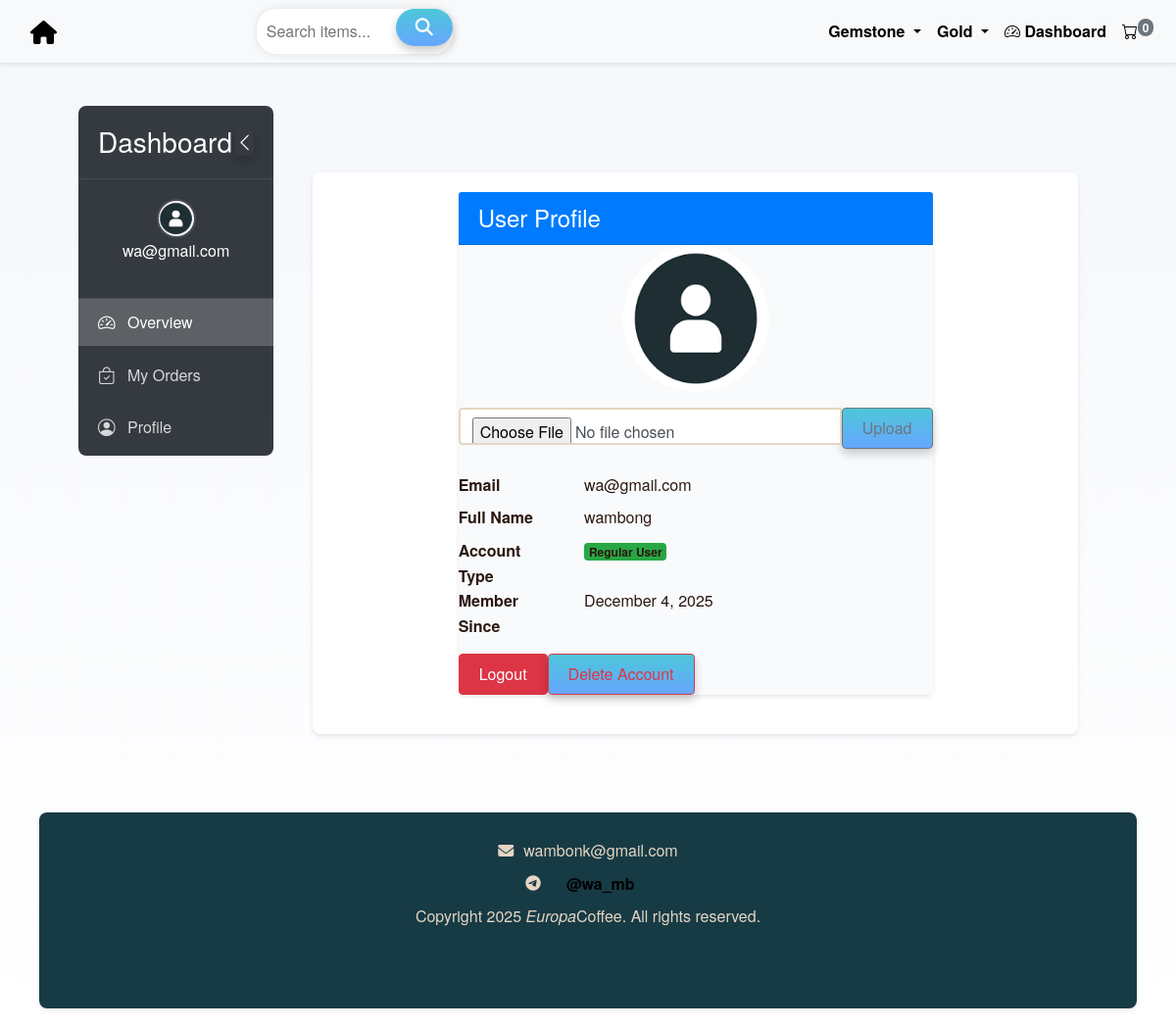
The app's page /accounts/profile/ (signed in) with its own data.
### orders/models.py (models this page shows, shortened)
class Category(models.Model):
    name = models.CharField(max_length=100, unique=True)
    slug = models.SlugField(max_length=120, unique=True, editable=False)  # not editable
    parent = models.ForeignKey(
        'self',
        on_delete=models.CASCADE,
        related_name='subcategories',
        blank=True,
        null=True,
        help_text="Parent category, leave blank if this is a top-level category."
    )
    class Meta:
        verbose_name_plural = 'Categories'
        ordering = ['name']

### accounts/models.py (models this page shows, shortened)
class CustomUser(AbstractBaseUser, PermissionsMixin):
    email = models.EmailField(unique=True)
    full_name = models.CharField(max_length=255, blank=True)
    profile_pic = models.ImageField(
        upload_to=user_profile_pic_path,
        default='default_avatars/default.png',
        blank=True,
        null=True
    )
    is_active = models.BooleanField(default=True)
    is_staff = models.BooleanField(default=False)
    date_joined = models.DateTimeField(default=timezone.now)
    country = models.CharField(max_length=255, blank=True, null=True)
    state = models.CharField(max_length=255, blank=True, null=True)
    objects = CustomUserManager()
    USERNAME_FIELD = 'email'
    REQUIRED_FIELDS = ['full_name']
    def get_full_name(self):
        return self.full_name or self.email
    def get_profile_pic_url(self):
        if self.profile_pic and default_storage.exists(self.profile_pic.name):
            return self.profile_pic.url
        return '/static/default_avatars/default.png'  # Fallback URL

### accounts/views.py (the view)
# urls.py: path('profile/', views.profile_view, name='profile'),
@login_required
def profile_view(request):
    return render(request, 'accounts/profile.html', {'user': request.user})

### accounts/context_processors.py (called while the page is built)
def user_profile(request):
    if request.user.is_authenticated:
        return {
            'user_profile_pic': request.user.get_profile_pic_url()
        }
    return {}

### orders/context_processors.py (called while the page is built)
def cart_item_count(request):
    count = 0
    try:
        if request.user.is_authenticated:
            cart = Cart.objects.filter(user=request.user).first()
        else:
            session_id = request.session.session_key
            if not session_id:
                request.session.create()
                session_id = request.session.session_key
            cart = Cart.objects.filter(session_id=session_id).first()
        if cart:
            count = sum(item.quantity for item in cart.items.all())
    except Exception:
        count = 0  # Safe fallback
    return {'cart_item_count': count}

def categories_processor(request):
    return {
        'nav_categories': Category.objects.filter(parent__isnull=True).prefetch_related('subcategories')
    }

### templates/accounts/profile.html (shortened to what this page needs)
{% extends "dashboard/base.html" %}
{% block dashboard_content %}
<div class="container mt-5">
    <div class="row justify-content-center">
        <div class="col-md-8">
            <div class="card">
                <div class="card-header bg-primary text-white">
                    <h4 class="mb-0">User Profile</h4>
                </div>
                <div class="card-body">
                    <div class="text-center mb-4">
                        <img src="{{ user.get_profile_pic_url }}"
                             class="rounded-circle"
                             width="150"
                             height="150"
                             alt="Profile Picture">
                        <div class="mt-3">
                            <form method="post" enctype="multipart/form-data" action="{% url 'update_profile_pic' %}">
                                <div class="input-group mb-3">
                                    <input type="file" class="form-control" name="profile_pic" accept="image/*">
                                    <button class="btn btn-outline-secondary" type="submit">Upload</button>
                                </div>
                            </form>
                        </div>
                    </div>
                    <dl class="row">
                        <dt class="col-sm-3">Email</dt>
                        <dd class="col-sm-9">{{ user.email }}</dd>
                        <dt class="col-sm-3">Full Name</dt>
                        <dd class="col-sm-9">{{ user.get_full_name }}</dd>
                        <dt class="col-sm-3">Account Type</dt>
                        <dd class="col-sm-9">
                            {% if user.is_superuser %}
                                <span class="badge bg-danger">Superuser</span>
                            {% elif user.is_staff %}
                                <span class="badge bg-warning text-dark">Staff</span>
                            {% else %}
                                <span class="badge bg-success">Regular User</span>
                            {% endif %}
                        </dd>
                        <dt class="col-sm-3">Member Since</dt>
                        <dd class="col-sm-9">{{ user.date_joined|date:"F j, Y" }}</dd>
                    </dl>
                    <div class="d-flex gap-2">
                        <a href="{% url 'logout' %}" class="btn btn-danger">Logout</a>
                        <button class="btn btn-outline-danger" onclick="confirmDelete()">Delete Account</button>
                    </div>
                </div>
            </div>
        </div>
    </div>
</div>
{% endblock %}

### templates/dashboard/base.html (shortened to what this page needs)
{% extends "orders/base.html" %}
{% load static %}
{% block content %}
<div class="dashboard-container">
    <div class="dashboard-sidebar" id="dashboardSidebar">
        <div class="dashboard-sidebar-header">
            <h3>Dashboard</h3>
            <button class="btn btn-sm btn-outline-secondary dashboard-toggle-sidebar" id="dashboardToggleSidebar">
                <i class="bi bi-chevron-left"></i>
            </button>
        </div>
        <div class="dashboard-sidebar-menu">
            <div class="dashboard-user-info">
                <img src="{{ user.get_profile_pic_url }}"
                     alt="User Avatar"
                     class="dashboard-user-avatar rounded-circle"
                     onerror="this.onerror=null; this.src='{% static 'images/default-avatar.png' %}'">
                <p>{{ user.email }}</p>
            </div>
            <ul class="dashboard-nav flex-column">
                <li class="dashboard-nav-item">
                    <a class="dashboard-nav-link active" href="{% url 'dashboard' %}">
                        <i class="bi bi-speedometer2"></i> <span class="dashboard-nav-text">Overview</span>
                    </a>
                </li>
                <li class="dashboard-nav-item">
                    <a class="dashboard-nav-link" href="{% url 'user_orders' %}">
                        <i class="bi bi-bag-check"></i> <span class="dashboard-nav-text">My Orders</span>
                    </a>
                </li>
                <li class="dashboard-nav-item">
                    <a class="dashboard-nav-link" href="{% url 'profile' %}">
                        <i class="bi bi-person-circle"></i> <span class="dashboard-nav-text">Profile</span>
                    </a>
                </li>
            </ul>
        </div>
    </div>
    <div class="dashboard-main-content" id="dashboardMainContent">
        {% block dashboard_content %}
        {% endblock %}
    </div>
</div>
{% endblock %}

### templates/orders/base.html (shortened to what this page needs)
{% load static %}
<!DOCTYPE html>
<html lang="en">
<head>
    <link href="https://stackpath.bootstrapcdn.com/bootstrap/4.5.2/css/bootstrap.min.css" rel="stylesheet">
     <link rel="stylesheet" href="{% static 'css/style.css' %}">
     <link rel="stylesheet" href="{% static 'css/dashboard.css' %}">
    <link href="https://cdn.jsdelivr.net/npm/bootstrap-icons@1.10.5/font/bootstrap-icons.css" rel="stylesheet">
<link href="https://cdn.jsdelivr.net/npm/bootstrap-icons@1.10.5/font/bootstrap-icons.css" rel="stylesheet">
</head>
<body>
    <nav class="navbar navbar-expand-lg navbar-light bg-light fixed-top">
        <div class="container-fluid">
            <a class="navbar-brand" href="{% url 'home' %}">
             <i class="fa fa-home"></i>
            </a>
            <div class="collapse navbar-collapse justify-content-between" id="navbarNav">
                <form class="search d-flex mx-auto" action="{% url 'search' %}" method="get">
                    <input placeholder="Search items..." type="text" name="q" aria-label="Search">
                    <button type="submit"><i class="fa fa-search"></i></button>
                </form>
                <ul class="navbar-nav ml-auto">
                    {% for category in nav_categories %}
                        {% if category.subcategories.all %}
                            <li class="nav-item dropdown">
                              <a class="nav-link dropdown-toggle" href="#" id="navbarDropdown{{ forloop.counter }}" role="button" data-bs-toggle="dropdown" aria-expanded="false">
                                {{ category.name }}
                              </a>
                            </li>
                        {% else %}
                            <li class="nav-item">
                                <a class="nav-link" href="{% url 'category_detail' category.slug %}">{{ category.name }}</a>
                            </li>
                        {% endif %}
                    {% endfor %}
                    <li class="nav-item">
                        <a class="nav-link" href="{% url 'dashboard' %}">
                            <i class="bi bi-speedometer2"></i> Dashboard
                        </a>
                    </li>
                <li class="nav-item">
                    <a class="nav-link position-relative" href="{% url 'cart' %}">
                        <i class="bi bi-cart"></i>
                        {% if cart_item_count > 0 %}
                            <span class="badge badge-primary position-absolute top-0 start-100 translate-middle rounded-pill">
                                {{ cart_item_count }}
                            </span>
                        {% else %}
                            <span class="badge badge-secondary position-absolute top-0 start-100 translate-middle rounded-pill">
                                0
                            </span>
                        {% endif %}
                    </a>
                </li>
                </ul>
            </div>
        </div>
    </nav>
    <br>
    <div class="container-fluid mt-4" style="padding-left: 40px; padding-right: 40px;">
    <div class="container-fluid mt-5 pt-3" style="padding-left: 40px; padding-right: 40px;">
        {% block content %}
        {% endblock %}
    </div>
<footer class="container-fluid" style="padding: 0;">
    <div class="container-footer text-center justify-center" style="padding: 0;">
<br>
        <div style="display: flex; align-items: center; justify-content: center; gap: 10px;">
            <i class="fa fa-envelope" aria-hidden="true"></i> wambonk@gmail.com
        </div>
        <div style="display: flex; align-items: center; justify-content: center; gap: 10px;">
            <i class="fa fa-telegram" aria-hidden="true"></i>
            <a class="nav-link active" href="https://t.me/wa_mb">@wa_mb</a>
        </div>
        <span>Copyright 2025 <i>Europa</i>Coffee. All rights reserved.</span>
        <br>
    </div>
</footer>
</body>
</html>

### static/css/style.css (style rules this page uses)
body { font-family: 'Helvetica Neue', Arial, sans-serif; background-color: #f8f4f1; background: linear-gradient(0deg, rgb(255, 255, 255) 0%, rgb(244, 247, 251) 100%); color: #2c1810; line-height: 1.6; background-size: cover; background-position: center; background-repeat: no-repeat; margin: 0; padding: 0; display: flex; align-items: center; justify-content: center; }
.search { display: inline-block; position: relative; }
.search input[type="text"] { width: 200px; padding: 10px; border: none; border-radius: 20px; box-shadow: 0 0 10px rgba(0, 0, 0, 0.1); }
.search button[type="submit"] { background-color: #ffffff; border: none; color: #ffffff; cursor: pointer; padding: 10px 20px; border-radius: 20px; position: absolute; top: 0; right: 0; transition: .9s ease; }
.navbar { background-color: # #f8f4f1 !important; box-shadow: 0 2px 4px rgba(0,0,0,0.1); }
.navbar-brand { color: black !important; font-size: 24px; font-weight: bold; }
.nav-link { color: black !important; font-weight: 800; transition: color 0.3s ease; }
.container { background-color: #ffffff; border-radius: 8px; box-shadow: 0 2px 4px rgba(0,0,0,0.1); padding: 20px; margin-top: 20px; margin-bottom: 20px; }
.container-footer { width: 100%; height: 200px; background-color: #173B45; border-radius: 8px; box-shadow: 0 2px 4px rgba(0,0,0,0.1); padding: 0 !important; margin-top: 20px; margin-bottom: 20px; }
.form-control { border: 2px solid #e6d5c3; border-radius: 4px; padding: 8px 12px; }
.btn { padding: 8px 20px; border-radius: 4px; font-weight: 500; transition: all 0.3s ease; }
.card { border: none; border-radius: 8px; box-shadow: 0 2px 4px rgba(0,0,0,0.1); margin-bottom: 20px; transition: transform 0.3s ease, box-shadow 0.3s ease; }
.card-header { background-color: #f8f4f1; }
.card-body { padding: 0; background-color: #F8FAFC; }
footer { color: #e6d5c3; margin-top: 40px; width: 100%; }
footer a { color: #bf9d7e; text-decoration: none; }
button { font-family: inherit; font-size: 18px; background: linear-gradient(to bottom, #4dc7d9 0%,#66a6ff 100%); color: white; padding: 0.8em 1.2em; display: flex; align-items: center; justify-content: center; border: none; border-radius: 25px; box-shadow: 0px 5px 10px rgba(0, 0, 0, 0.2); transition: all 0.3s; }

### static/css/dashboard.css (style rules this page uses)
.dashboard-container { display: flex; align-items: flex-start; transition: all 0.3s; padding-top: 20px; }
.dashboard-sidebar { width: 250px; background: #343a40; color: white; transition: all 0.3s; position: relative; z-index: 1000; overflow-y: auto; overflow-x: hidden; border-radius: 8px; }
.dashboard-main-content { margin-left: 20px; padding: 20px; width: calc(100% - 20px); transition: all 0.3s; }
.dashboard-sidebar-header { padding: 20px; display: flex; justify-content: space-between; align-items: center; border-bottom: 1px solid rgba(255, 255, 255, 0.1); }
.dashboard-sidebar-header h3 { margin: 0; white-space: nowrap; }
.dashboard-toggle-sidebar { color: white; background: transparent; border: none; padding: 0; font-size: 1.2rem; cursor: pointer; }
.dashboard-user-info { padding: 20px; text-align: center; border-bottom: 1px solid rgba(255, 255, 255, 0.1); }
.dashboard-user-avatar { width: 40px; height: 40px; border-radius: 50%; object-fit: cover; border: 2px solid rgba(255, 255, 255, 0.1); }
.dashboard-nav-item { margin-bottom: 5px; }
.dashboard-nav { list-style: none; margin: 0; padding-left: 0; }
.dashboard-nav-link { color: rgba(255, 255, 255, 0.8); padding: 10px 20px; display: flex; align-items: center; transition: all 0.3s; white-space: nowrap; }
.dashboard-nav-link.active { color: white; background: rgba(255, 255, 255, 0.2); }
.dashboard-nav-link i { margin-right: 10px; font-size: 1.1rem; min-width: 20px; }

### records on screen
Category: name "Gemstone"
Category: name "Gold"
CustomUser: get_profile_pic_url (placeholder picture), email "wa@gmail.com", get_full_name "wambong", date_joined "December 4, 2025"
